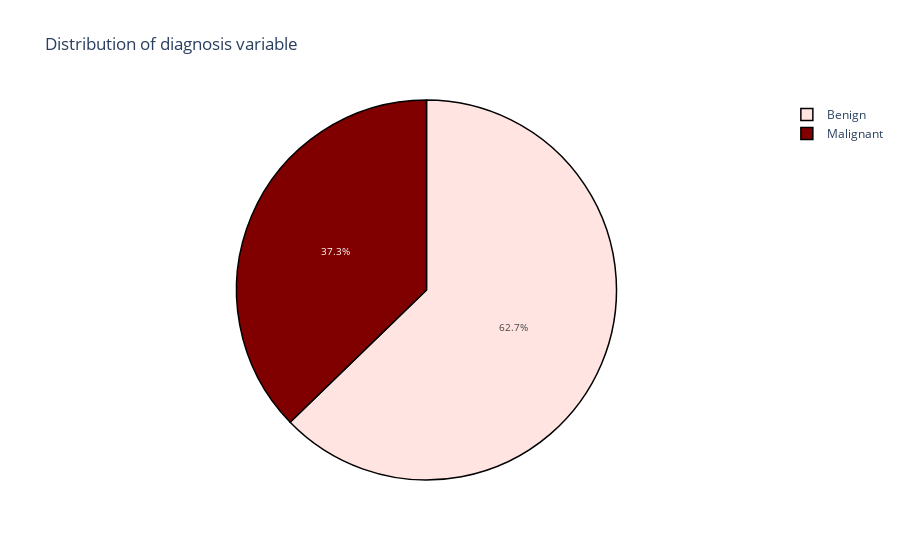

This figure's notebook cell:
### Code cell
# ****Percentage****
trace = go.Pie(labels = ['Benign','Malignant'], values = ds['diagnosis'].value_counts(), 
               textfont=dict(size=10), opacity = 1.0,
               marker=dict(colors=['mistyrose','maroon'], 
                           line=dict(color='#000000',width=1.5)))
layout = dict(title = 'Distribution of diagnosis variable')

fig = dict(data = [trace], layout=layout)
py.iplot(fig)

### Figure 1 — Plotly figure (JSON) as saved in the notebook; plotly's stock layout.template omitted (floating-point values rounded to 4 significant figures)
{"data": [{"labels": ["Benign", "Malignant"], "marker": {"colors": ["mistyrose", "maroon"], "line": {"color": "#000000", "width": 1.5}}, "opacity": 1, "textfont": {"size": 10}, "type": "pie", "values": [357, 212]}], "layout": {"title": {"text": "Distribution of diagnosis variable"}}}
